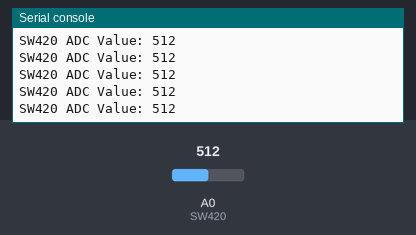
The program below on a simulated ESP8266 board running MicroPython. Shown: the last lines printed to the serial console. The inputs (shaded band) are chosen by the test bench; at power-on: A0 (SW420) = 512 (analog values on the 0–1023 scale).

Above: at 1.2 s.
1.3 s: A0 (SW420) set to 716
At 1.56 s:
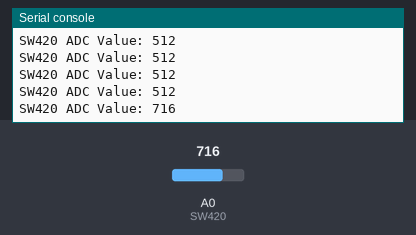
2.8 s: A0 (SW420) set to 900
At 2.96 s:
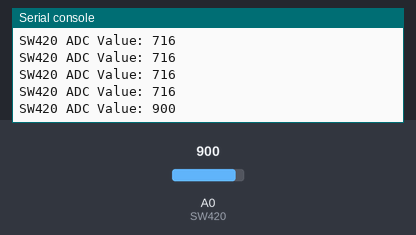
Timing chart, 0 to 5.8 s (numbered marks = the images above; inputs shaded):
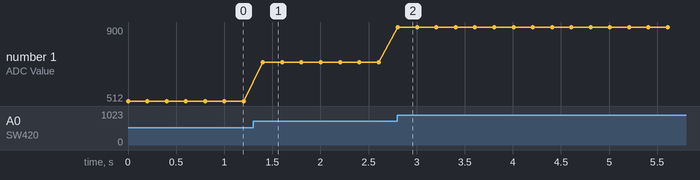

The program:

SW420_Vibration_Sensor_Analog.py
```python
#A0 = SW420 Vibration Sensor

import machine
from machine import ADC
import utime

SW420 = machine.ADC(0)
#10bit ADC in ESP8266 0-1023 (0-5V )
while True:
    adc_value = SW420.read()
    print('SW420 ADC Value:',adc_value)
    utime.sleep_ms(200)
```

Measured:
- after the input at 1.3 s, the serial console: prints a new line after 0.10 s (image 1)
- after the input at 2.8 s, the serial console: prints a new line at once (image 2)
- plotted number 1: 512 → 716 after the input at 1.3 s, 716 → 900 after the input at 2.8 s
